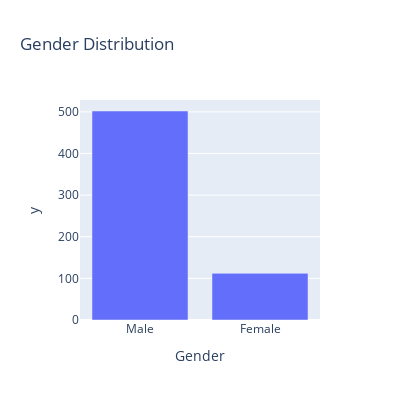

The cell this chart's notebook holds for it:
### Code cell
gender_count = df['Gender'].value_counts()
fig_gender = px.bar(gender_count, 
                    x=gender_count.index, 
                    y=gender_count.values, 
                    title='Gender Distribution')
fig_gender.update_layout(width=400, height=400)
fig_gender.show()

### Figure 1 — Plotly figure (JSON) as saved in the notebook; plotly's stock layout.template omitted (floating-point values rounded to 4 significant figures)
{"data": [{"alignmentgroup": "True", "hovertemplate": "Gender=%{x}<br>y=%{y}<extra></extra>", "legendgroup": "", "marker": {"color": "#636efa", "pattern": {"shape": ""}}, "name": "", "offsetgroup": "", "orientation": "v", "showlegend": false, "textposition": "auto", "type": "bar", "x": ["Male", "Female"], "xaxis": "x", "y": [502, 112], "yaxis": "y"}], "layout": {"barmode": "relative", "height": 400, "legend": {"tracegroupgap": 0}, "title": {"text": "Gender Distribution"}, "width": 400, "xaxis": {"anchor": "y", "autorange": true, "domain": [0, 1], "range": [-0.5, 1.5], "title": {"text": "Gender"}, "type": "category"}, "yaxis": {"anchor": "x", "autorange": true, "domain": [0, 1], "range": [0, 528.4], "title": {"text": "y"}, "type": "linear"}}}
